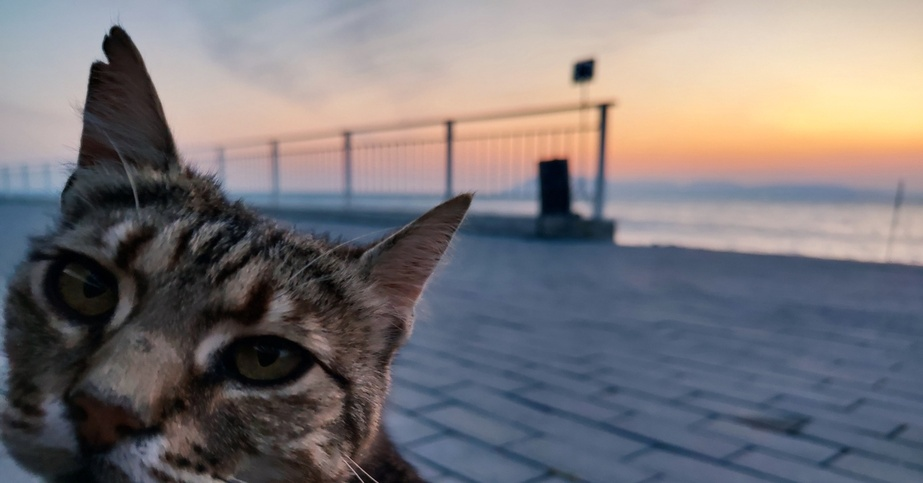
#> input picture 1.jpg, 923 x 483 px, shrunk from 1200 x 628 before the run; its folder holds 4 pictures in this run
$ python practice9.3.py
#> lines starting #> are read from the running program, lines starting #| are printed output that depends on the picture
from PIL import Image, ImageFilter
import os


def apply_filter_to_images():
    output_dir = "измененные картинки"
    os.makedirs(output_dir, exist_ok=True)

    for i in range(1, 6): #номера картинок 1-5
        input_path = f"{i}.jpg"
        output_path = f"{output_dir}/izmeneno_{i}.jpg"

        try:
            with Image.open(input_path) as img:

#> img is the input picture: PIL image 923x483 RGB; mean R, G, B 121.3, 116.8, 119.7
                filtered_img = img.filter(ImageFilter.FIND_EDGES)
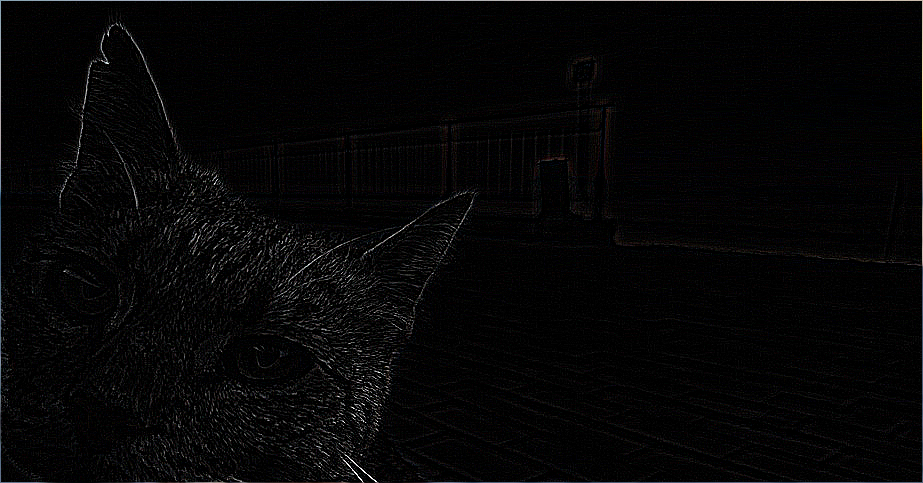
#> filtered_img: PIL image 923x483 RGB; mean R, G, B 5.9, 5.7, 6

                filtered_img.save(output_path)
                print(f"Обработано: {input_path} -> {output_path}")

        except FileNotFoundError:
            print(f"Файл {input_path} не найден!")
        except Exception as e:
            print(f"Ошибка при обработке {input_path}: {e}")
#> pass 2 of the loop in apply_filter_to_images, `for i in range(1, 6):`:
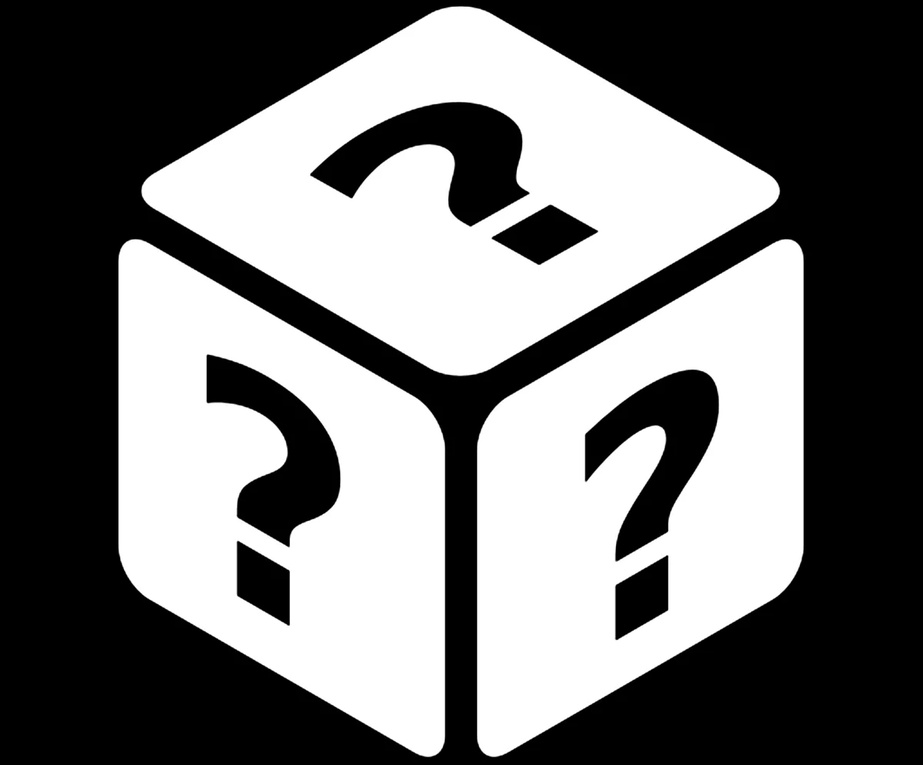
#> input picture 2.jpg, 923 x 765 px, shrunk from 1200 x 994 before the run
#> in apply_filter_to_images, img is the input picture: PIL image 923x765 RGB; min 0, max 255, mean 114.2
#> in apply_filter_to_images, `filtered_img = img.filter(ImageFilter.FIND_EDGES)`:
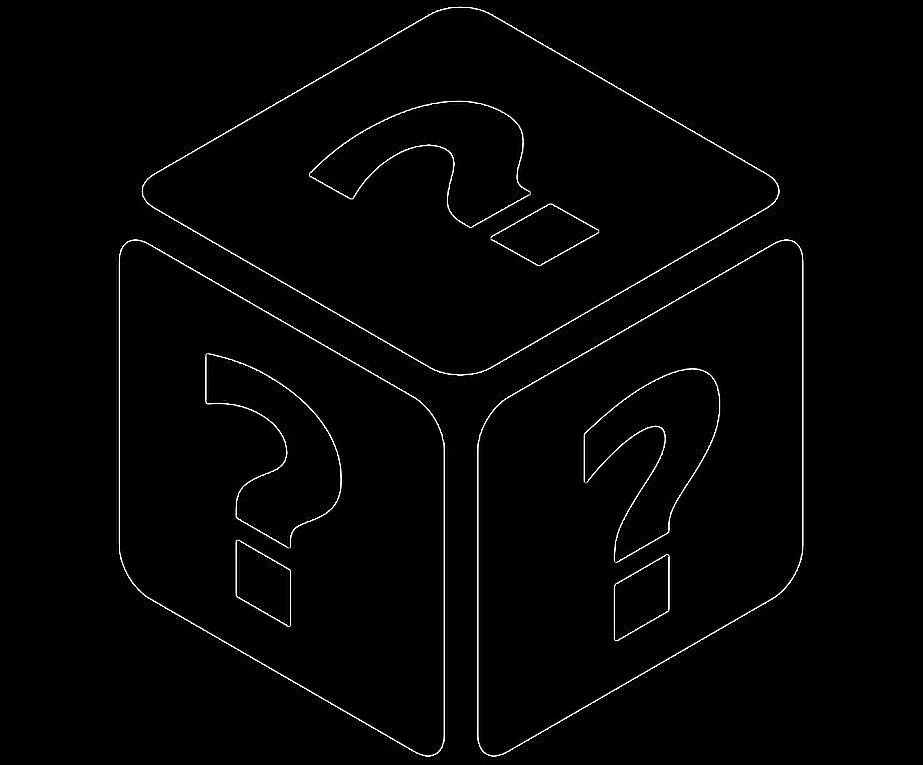
#> filtered_img: PIL image 923x765 RGB; min 0, max 255, mean 3.8
#> pass 3 of the loop in apply_filter_to_images, `for i in range(1, 6):`:
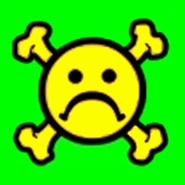
#> input picture 3.jpg, 185 x 185 px, shrunk from 240 x 240 before the run
#> in apply_filter_to_images, img is the input picture: PIL image 185x185 RGB; mean R, G, B 67, 208.3, 6.8
#> in apply_filter_to_images, `filtered_img = img.filter(ImageFilter.FIND_EDGES)`:
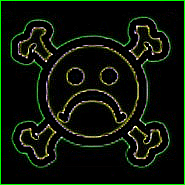
#> filtered_img: PIL image 185x185 RGB; mean R, G, B 13.1, 21.1, 9.8
#> the loop made 5 passes; the first 3 are shown


apply_filter_to_images()
